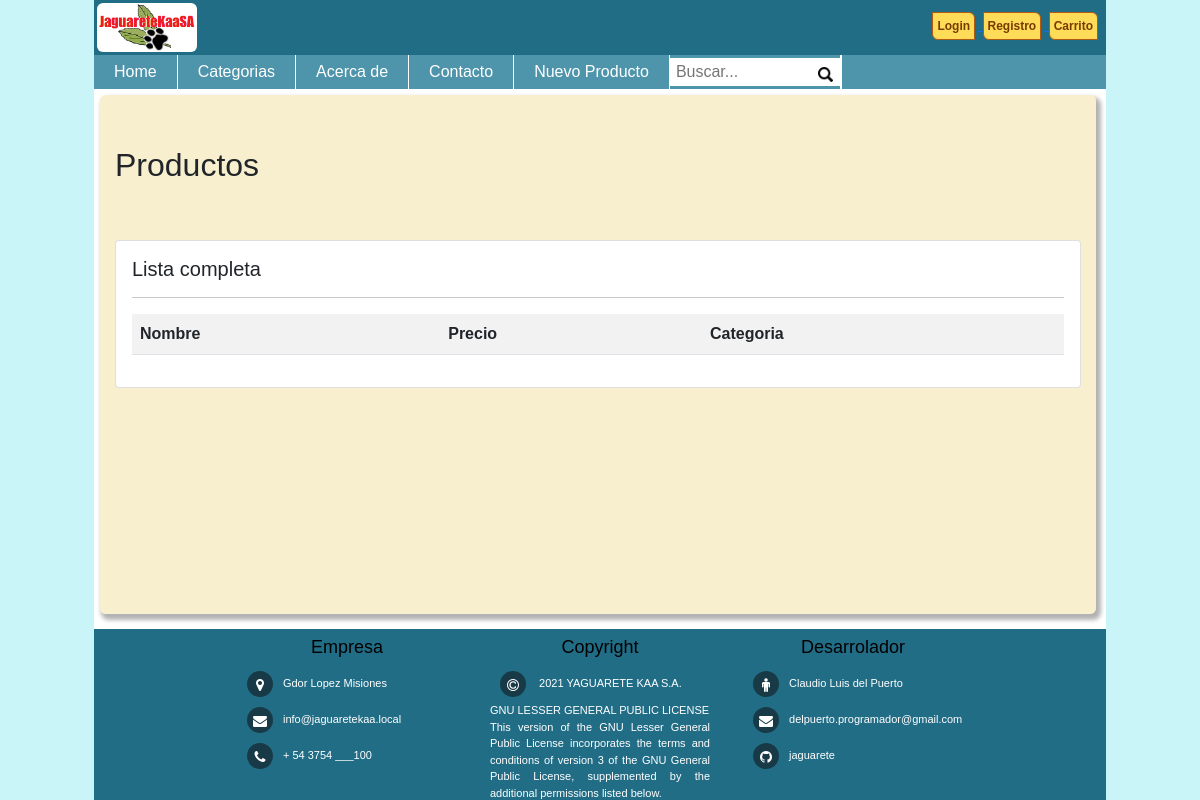
The app's page /, older data.
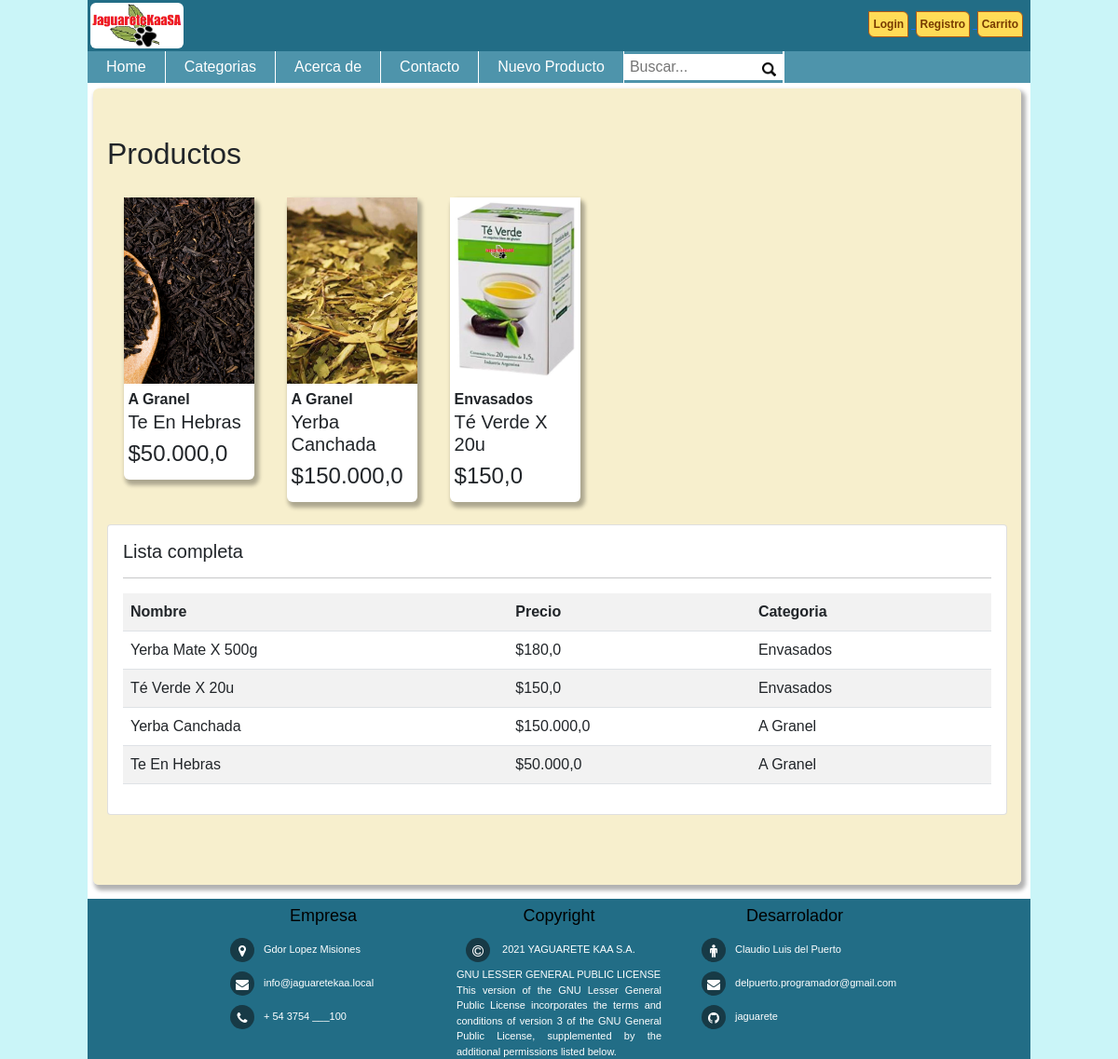
The same page, newer data.
### jaguareteAPP/models.py (models this page shows, shortened)
class Producto(models.Model):
    nombre      = models.CharField(max_length=50)
    precio      = models.FloatField(null=True)
    descripcion = models.TextField(null=True)
    nuevo       = models.BooleanField(default=False)
    categoria   = models.ForeignKey(Categoria, on_delete=models.PROTECT)
    imagen      = models.ImageField(upload_to="productos", null=True)

class Categoria(models.Model):
    nombre = models.CharField(max_length=50)
    def __str__(self):
        return self.nombre

### jaguareteAPP/views.py (the view)
# urls.py: path('', views.index, name="index"),
def index(request):
    productos = Producto.objects.all().order_by('-id')[:3]
    todos     = Producto.objects.all()
    data = {
        'productos': productos,
        'todos': todos
    }
    return render(request,"home/index.html", data)

### jaguareteAPP/templates/home/index.html
{% extends 'home/base.html' %}
{% block contenido %}
<br><br>
{% load humanize %}
<div class="container">
    <h2>Productos</h2>
    <div class="productos">
                {% for p in productos %}
                <div class="producto">
                    <div class="contenedor_producto">
                        {% if p.imagen %}
                            <img src="{{ p.imagen.url }}" alt="imagen producto">
                        {% endif %}
                        <div class="detalle">
                            <b>{{ p.categoria | capfirst }}</b>
                            <h5>{{ p.nombre | title }}</h5>
                            <h4>${{ p.precio | intcomma }}</h4>
                        </div>
                    </div>
                </div>
                {% endfor %}
    </div>
</div>
<br>
<div class="container">
    <div class="card">
        <div class="card-body">
            <h5>Lista completa</h5>
            <hr>
            <table class="table table-striped table-hover table-responsive-sm">
                <tr>
                    <th>Nombre</th>
                    <th>Precio</th>
                    <th>Categoria</th>
                </tr>
                {% for p in todos %}
                    <tr>
                        <td>{{p.nombre | title}}</td>
                        <td>${{p.precio | intcomma}}</td>
                        <td>{{p.categoria}}</td>
                    </tr>
                {% endfor %}
            </table>
        </div>
    </div>
</div>
<br>
<br>
<br>
{% endblock %}

### jaguareteAPP/templates/home/base.html (shortened to what this page needs)
<!DOCTYPE html>
<html lang="es">
<head>
    {% load static %}
    <link type="text/css" rel="stylesheet" href="{% static 'css/estilo.css' %}"/>
    <link href="https://cdn.jsdelivr.net/npm/bootstrap@5.0.1/dist/css/bootstrap.min.css" rel="stylesheet">
    <link type="text/css" rel="stylesheet" href="https://stackpath.bootstrapcdn.com/font-awesome/4.7.0/css/font-awesome.min.css"/>
</head>
<body class="bdyclss">
    <div class="encabezado">
        <div class="encaizq">
            <img src="{% static '/img/logo.png' %}" alt="JaguareteKaaSA" class="logomnu">
        </div>
        <div class="encader">
                {% if user.is_authenticated %}
                    <a href="{% url 'logout' %}">
                        <input type="button" value="Logout"  name="Btn_1" class="btnBase2">
                    </a>
                {% else %}
                    <a href="{% url 'login' %}">
                        <input type="button" value="Login"   name="Btn_1" class="btnBase2">
                    </a>
                {% endif %}
                <a href="{% url 'registro' %}">
                    <input type="button" value="Registro" name="Btn_2" class="btnBase2">
                </a>
                <input type="button" value="Carrito"  name="Btn_3" class="btnBase2" onclick="Btn_3();">
        </div>
    </div>
    <header>
        <nav class="menu">
            <ul>
                <li><a href="{% url 'index' %}">Home</a></li>
                <li><a href="">Categorias</a></li>
                <li><a href="{% url 'acerca' %}">Acerca de</a></li>
                <li><a href="{% url 'contacto' %}">Contacto</a></li>
                <li><a href="{% url 'listar_productos' %}">Nuevo Producto</a></li>
                <li>
                    <div class="buscador">
                        <form action="#">
                            <input type="text" class="buscar" name="busk" id="busk" placeholder="Buscar..." title="Ingrese la busqueda y pulse Enter" onkeyup="if(event.keyCode == 13)busqueda();">
                            <input type="image" src="{% static '/img/lupa.png' %}" class="image_buscar">
                        </form>
                    </div>
                </li>
            </ul>
        </nav>
    </header>
    <div class="cuerpobg">
    <section class="cuerpo" id="cuerpo">
    {% block contenido %}
    {% endblock %}
    </section>
    </div>
    <footer class="footer">
        <div class="footer-left">
            <h3>Empresa</h3>
            <p class="pleft"> <i class="fa fa-map-marker"></i>Gdor Lopez Misiones   </p>
            <p class="pleft"> <i class="fa fa-envelope"></i><a href="mailto:info@jaguaretekaa.local">info@jaguaretekaa.local</a> </p>
            <p class="pleft"> <i class="fa fa-phone"></i>+ 54 3754 ___100           </p>
        </div>
        <div class="footer-center">
            <h3>Copyright </h3>
            <p class="pleft"> <i class="fa fa-copyright"></i> <a href="https://www.gnu.org/licenses/lgpl-3.0.txt">2021 YAGUARETE KAA S.A.</a></p>
            <p class="pleft"> <a href="https://www.gnu.org/licenses/lgpl-3.0.txt">GNU LESSER GENERAL PUBLIC LICENSE</a> </p>
            <p class="pjust"> This version of the GNU Lesser General Public License incorporates
                the terms and conditions of version 3 of the GNU General Public
                License, supplemented by the additional permissions listed below. </p>
        </div>
        <div class="footer-right">
            <h3>Desarrolador</h3>
            <p class="pleft"><i class="fa fa-male"></i>Claudio Luis del Puerto</p>
            <p class="pleft"> <i class="fa fa-envelope"></i><a href="mailto:delpuerto.programador@gmail.com">delpuerto.programador@gmail.com</a> </p>
            <p class="pleft"> <i class="fa fa-github"></i><a href="https://github.com/delpuerto/jaguarete" target="_blank">jaguarete</a> </p>
        </div>
    </footer>
</body>
</html>

### jaguareteAPP/static/css/estilo.css (style rules this page uses)
body { margin: 0 auto; font-family: sans-serif; background-color: rgb(202, 245, 248); max-width: 1012px; }
.bdyclss { margin: 0 auto; font-family: sans-serif; background-color: rgb(202, 245, 248); max-width: 1012px; }
header { width: 100%; background: #4E94AB; }
.menu ul { margin: 0; list-style: none; padding: 0; display: flex; }
.menu li { border-right: 1px solid #FFF; }
.menu li a { display: block; padding: 5px 20px; color: #FFF; text-decoration: none; }
.buscador { background-color: #FFF; margin-top: 3px; padding: 4px; height: 28px; width: 170px; }
input.buscar { border: 1px; width: 140px; position: relative; background: transparent; outline: none; bottom: 4px; padding: 2px; }
input.image_buscar { width: 15px; border: 0px; position: relative; top:1px; }
.footer { width: 100%; background: #226d86; box-sizing: border-box; text-align: center; font-size: 11px; font-weight: 500; min-height: 165px; }
.footer a { text-decoration: none; color: #FFF; }
.footer .footer-left, .footer .footer-center, .footer .footer-right { display: inline-block; vertical-align: top; padding: 0 15px; font-size: 11px; color: #FFF; width: 250px; }
.footer i { width: 26px; height: 26px; border-radius: 50%; text-align: center; line-height: 28px; margin: 5px 10px; vertical-align: middle; background: rgba(14, 13, 13, 0.527); font-size: 14px; }
.pleft { text-align: left; align-self: flex-start; padding: 0; margin: 0; }
.pjust { text-align: justify; padding: 0; margin: 0; }
.footer h3 { color: black; font-family: Arial, Helvetica, sans-serif; font-size: large; margin: 0; padding: 8px; }
.cuerpo { width: 100%; background-color: rgba(243, 232, 182, 0.678); padding: 3px; margin-top: 6px; margin-left: 6px; margin-right: 10px; margin-bottom: 15px; min-height: calc(100vh - 281px); box-shadow: 3px 4px 4px 2px rgba(0, 0, 0, 0.3); border-radius: 6px 6px 6px 6px; }
.cuerpobg { display: flex; background-color: white; margin: 0; padding: 0; }
.logomnu { max-width: 100px; border-radius: 6px 6px 6px 6px; margin: 3px; }
.encabezado { width: 100%; min-height: 54px; margin: 0; padding: 0; background: #226d86; color: #FFF; font-weight: bold; font-family: Arial, Helvetica, sans-serif; display: flex; }
.encabezado .encaizq { display: inline-block; vertical-align: top; padding: 0; margin: 0; }
.encabezado .encader { display: inline-block; width: 90%; padding: 0; margin-right: 5px; text-align: right; }
.btnBase2 { background-color:#ffdc57; border:1px solid #b25a14; border-radius:0 6px 0 6px; font-weight:bold; font-size: 12px; color:#773b00; padding:4px; margin-top: 12px; margin-right: 3px; }
.productos { display: inline-flex; flex-wrap: wrap; align-content: center; }
.producto { width: 25%; margin-top: 20px; }
.producto img { width: 100%; height: 200px; object-fit: cover; }
.producto .detalle { padding: 5px; }
.producto .contenedor_producto { background-color: white; width: 80%; margin: auto; border-radius: 6px 6px 6px 6px; box-shadow: 3px 4px 4px 2px rgba(0, 0, 0, 0.3); }

Row changes from the older to the newer data that the page shows:
added Producto: imagen (picture), categoria "A Granel", nombre "Te En Hebras", precio "50.000,0"
added Producto: imagen (picture), categoria "A Granel", nombre "Yerba Canchada", precio "150.000,0"
added Producto: imagen (picture), categoria "Envasados", nombre "Té Verde X 20u", precio "150,0"
added Producto: nombre "Yerba Mate X 500g", precio "180,0", categoria "Envasados", shown under "Lista completa"
